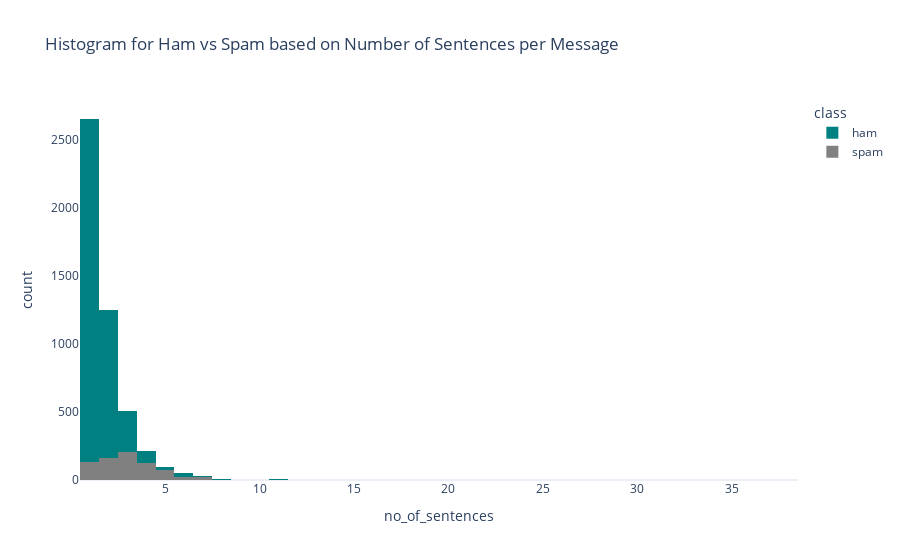

Write notebook code for a chart like this one.
### Markdown cell above
## Exploring Number of Sentences per Message

### Code cell
fig = px.histogram(data, x = 'no_of_sentences', 
                    color = 'class', template = 'plotly_white', 
                    color_discrete_sequence = ["teal", "gray"],
                    title = "Histogram for Ham vs Spam based on Number of Sentences per Message")
fig.update_xaxes(showgrid = False)
fig.update_yaxes(showgrid = False)
fig.update_layout(barmode = 'overlay')
fig.show()

### Figure 1 — Plotly figure (JSON) as saved in the notebook; plotly's stock layout.template omitted (floating-point values rounded to 4 significant figures; data arrays with more than 128 entries replaced by an {"elided": "..."} marker saying what was removed)
{"data": [{"alignmentgroup": "True", "bingroup": "x", "hovertemplate": "class=ham<br>no_of_sentences=%{x}<br>count=%{y}<extra></extra>", "legendgroup": "ham", "marker": {"color": "teal", "pattern": {"shape": ""}}, "name": "ham", "offsetgroup": "ham", "orientation": "v", "showlegend": true, "type": "histogram", "x": {"elided": "4825 int values"}, "xaxis": "x", "yaxis": "y"}, {"alignmentgroup": "True", "bingroup": "x", "hovertemplate": "class=spam<br>no_of_sentences=%{x}<br>count=%{y}<extra></extra>", "legendgroup": "spam", "marker": {"color": "gray", "pattern": {"shape": ""}}, "name": "spam", "offsetgroup": "spam", "orientation": "v", "showlegend": true, "type": "histogram", "x": {"elided": "747 int values"}, "xaxis": "x", "yaxis": "y"}], "layout": {"barmode": "overlay", "legend": {"title": {"text": "class"}, "tracegroupgap": 0}, "title": {"text": "Histogram for Ham vs Spam based on Number of Sentences per Message"}, "xaxis": {"anchor": "y", "domain": [0, 1], "showgrid": false, "title": {"text": "no_of_sentences"}}, "yaxis": {"anchor": "x", "domain": [0, 1], "showgrid": false, "title": {"text": "count"}}}}
